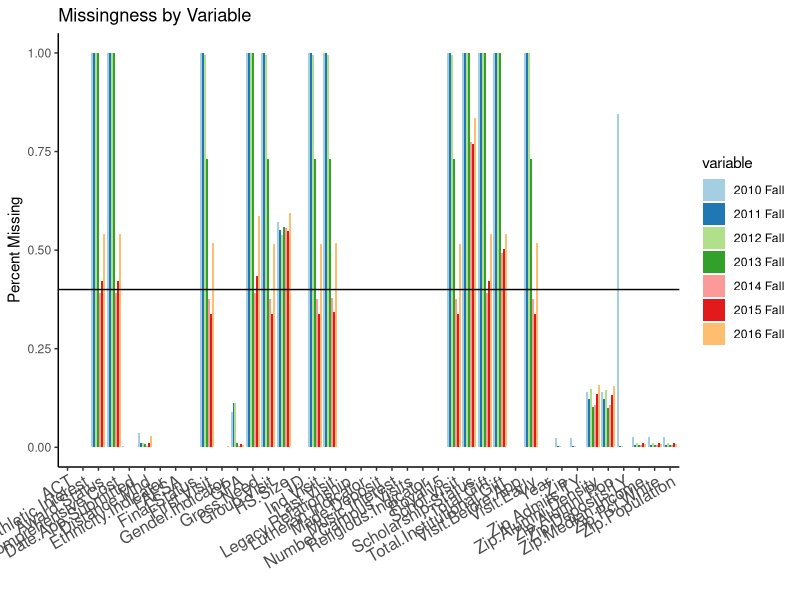

This chart was generated by the following R code: (Note: this script raises an error after producing the figure.)
setwd("/Users/kwalker/git_projects/yield")
data <- read.csv("min_factors.csv", stringsAsFactors=FALSE)

# helpful: http://www.ats.ucla.edu/stat/r/dae/logit.htm

library(reshape2)
library(ggplot2)
library(mice)
library(lattice)

# handle missing values
data$Year <- factor(data$Year)
missing <- data.frame(var=names(data))
for(u in levels(data$Year)) {
    subset <- data[data$Year==u, ]
    miss <- data.frame(var=names(subset))
    for(g in seq_along(data)) { miss$NAs[g] <- round(sum(is.na(subset[,g]))/length(subset[,g]),4)  }
    missing <- cbind(missing, miss$NAs)
}
colnames(missing) <- c("Variable", levels(data$Year))
missing2 <- melt(missing, id="Variable")
ggplot(missing2[missing2$variable!="2017 Fall", ], aes(Variable, value)) + geom_bar(stat="identity", position="dodge", aes(fill=variable)) +
    scale_fill_brewer(palette="Paired") + ylab("Percent Missing") + xlab("") + theme_classic() + geom_hline(yintercept=.4) + 
    theme(axis.text.x = element_text(angle=30, hjust=1, size=12)) + labs(title="Missingness by Variable")

# check for collinearity
collin <- round(cor(data1[,c(3,4,7,8, 11:37)], use = "pair"), 2) 
# don't use zip alumni pop, made deposit

# option 1: drop 2010-2012 + impute missing values (+ drop schol. status, hs size and total inst. gift)
# option 2: drop award status, comp. cost, first visit, gross need, group visit, hs size, ind. visit, last visit, schol. visit, scholarship status, total gift, total inst. gift and visit early (13 out of 40 vars)
# do both and compare


################################ OPTION 1
data1 <- data[data$Year %in% c("2014 Fall", "2015 Fall", "2016 Fall"), -c(17,19,26)]
data1fit <- data1[ ,c(28,3,4,7,8,11:21,23:27,30:37)] # drop dates, id, year, deposit, alumni pop

# impute missing values
tempData <- mice(data1fit, m=1, maxit=50, meth='pmm', seed=500)
summary(tempData)
densityplot(tempData)
data1fit.imp <- complete(tempData, 1)

# fix binomial issues
for(j in c(3,16)) data1fit.imp[,j] <- round(data1fit.imp[,j]*100)
data1fit.imp$Zip.Alumni.Density <- round(data1fit.imp$Zip.Alumni.Density*1000) # thousanths
data1fit.imp$Distance.Mhd <- round(data1fit.imp$Distance.Mhd)
data1fit.imp <- data1fit.imp[data1fit.imp$Final.Status!=0.5,]

# test and train sets
smp_size <- floor(0.75 * nrow(data1fit.imp))
set.seed(3333)
train_ind <- sample(seq_len(nrow(data1fit.imp)), size = smp_size)
train1 <- data1fit.imp[train_ind, ]
test1 <- data1fit.imp[-train_ind, ]

# fit model
fit1g <- glm(Final.Status ~ ., train1, family="binomial")
fit1gs <- step(fit1g, direction="both", trace=0)
fit1gs2 <- glm(Final.Status ~ GPA + Number.Campus.Visits + Ind.Visit + 
                   Group.Visit + Schol.Visit + Comprehensive.Cost + 
                   Total.Gift + Zip.Alumni.Density + Visit.Before.App + 
                   FAFSA + Visit.Early, train1, family="binomial") 
                    # fewer and fewer vars are sig with each rerun

coef1 <- exp(cbind(Odds.Ratio = coef(fit1gs2), confint(fit1gs2)))

test1$Predictions_raw <- unlist(predict(fit1gs2, test1, type="response"))
test1$Predictions <- unlist(round(test1$Predictions_raw))

for(u in seq_along(test1$Predictions)){
    if(test1$Predictions[u] == test1$Final.Status[u]) { test1$Correct[u] <- "Correct" 
    } else if(test1$Predictions[u]==1) { test1$Correct[u] <- "False Positive"
    } else if(test1$Predictions[u]==0) { test1$Correct[u] <- "False Negative"
    }
}
test1$Correct <- unlist(test1$Correct)
table(test1$Correct) # 97.8% correct / power = 0.985



################################ OPTION 2
data2 <- data[ , c(1:8, 20:25, 27:39)]
data2fit <- data2[ ,c(19,3,4,7:12, 14:18,21:22)] # drop dates, id, year, deposit, alumni pop

# impute missing values
tempData <- mice(data2fit, m=1, maxit=50, meth='pmm', seed=500)
summary(tempData)
densityplot(tempData)
data2fit.imp <- complete(tempData, 1)

# fix binomial issues
for(j in c(3,9)) data2fit.imp[,j] <- round(data2fit.imp[,j]*100)
data2fit.imp$Zip.Alumni.Density <- round(data2fit.imp$Zip.Alumni.Density*1000) # thousanths
data2fit.imp$Distance.Mhd <- round(data2fit.imp$Distance.Mhd)
data2fit.imp <- data2fit.imp[data2fit.imp$Final.Status!=0.5,]

# test and train sets
smp_size <- floor(0.75 * nrow(data2fit.imp))
set.seed(3333)
train_ind <- sample(seq_len(nrow(data2fit.imp)), size = smp_size)
train2 <- data2fit.imp[train_ind, ]
test2 <- data2fit.imp[-train_ind, ]

# fit model
fit2g <- glm(Final.Status ~ ., train2, family="binomial")
fit2gs <- step(fit2g, direction="both", trace=0)

coef2 <- exp(cbind(Odds.Ratio = coef(fit2gs), confint(fit2gs)))

test2$Predictions_raw <- unlist(predict(fit2gs, test2, type="response"))
test2$Predictions <- unlist(round(test2$Predictions_raw))
for(u in seq_along(test2$Predictions)){
    if(test2$Predictions[u] == test2$Final.Status[u]) { test2$Correct[u] <- "Correct" 
    } else if(test2$Predictions[u]==1) { test2$Correct[u] <- "False Positive"
    } else if(test2$Predictions[u]==0) { test2$Correct[u] <- "False Negative"
    }
}
test2$Correct <- unlist(test2$Correct)
table(test2$Correct) # 74.9% correct / power = .796 / alpha = .046
